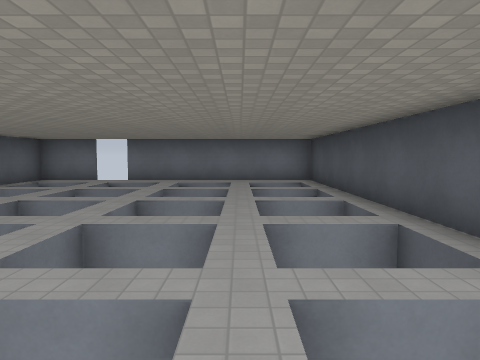
[1] (above)

22 first-person views from a walk through a level from a Godot 3-D game. The camera is 1.5 m above the floor, tilts 4° down and sees 70° across. The floor is counted in squares, 2 m on a side. Each view is taken from the middle of a square. On the plan, view 1 faces up. The plan holds only what a view shows up to about 11 squares ahead; the rest is blank. Surface patterns are stand-ins for the level's own textures.

[2]
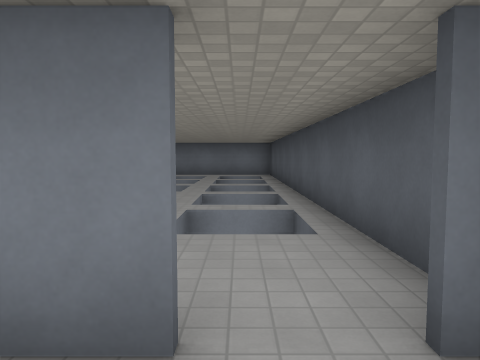

[3]
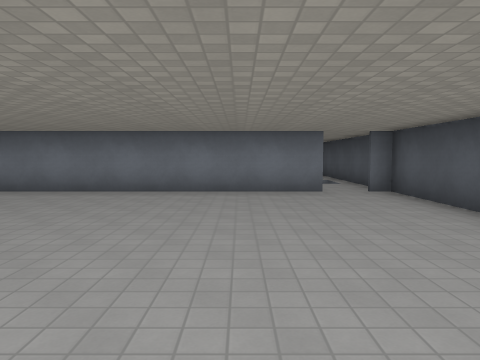

[4]
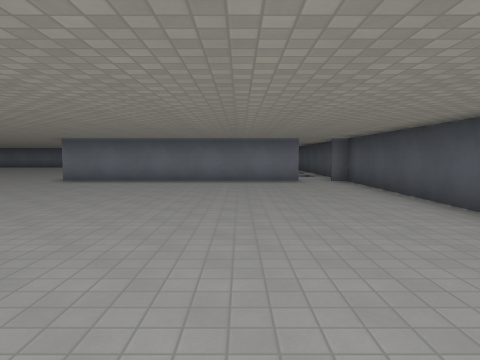

[5]
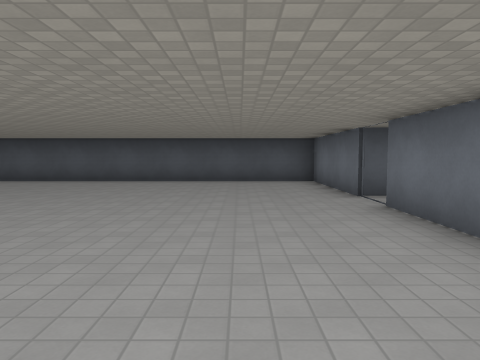

[6]
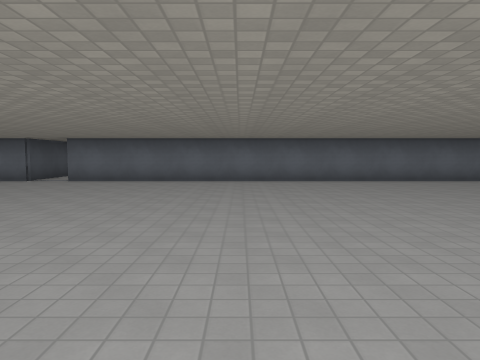

[7]
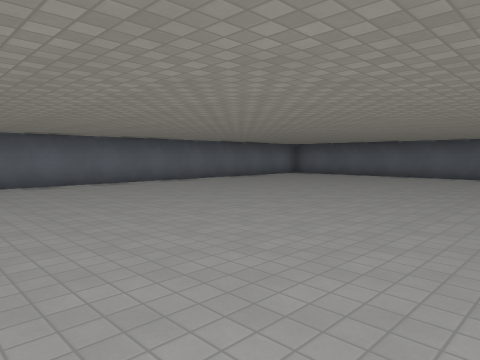

[8]
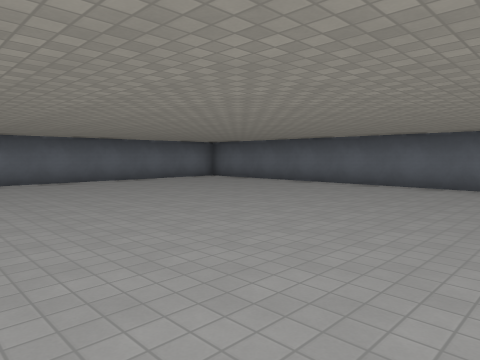

[9]
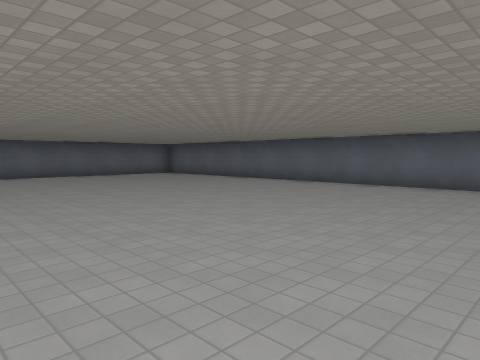

[10]
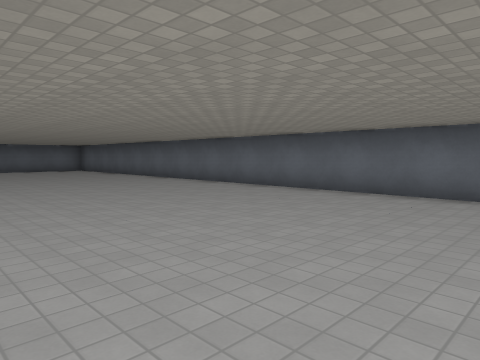

[11]
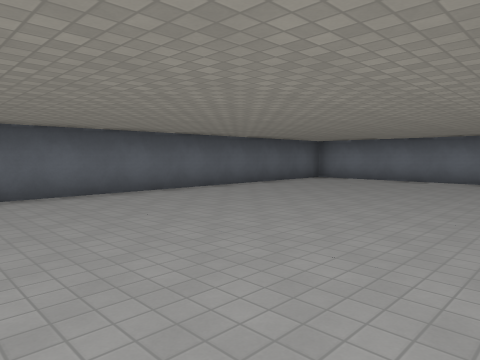

[12]
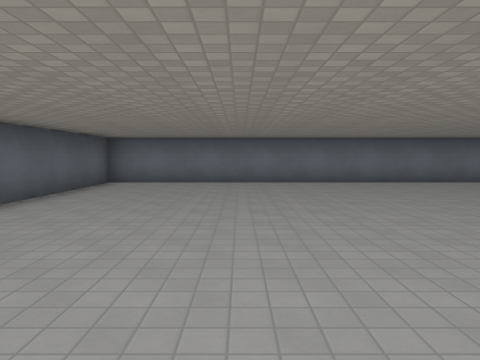

[13]
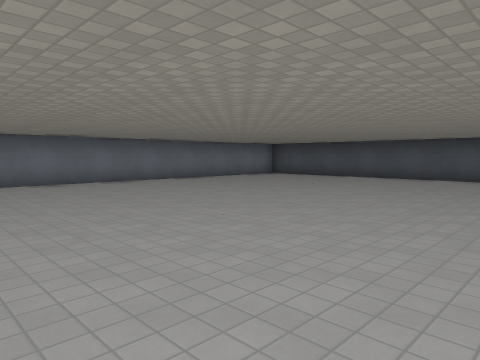

[14]
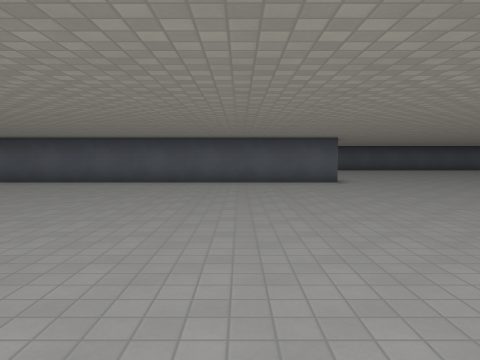

[15]
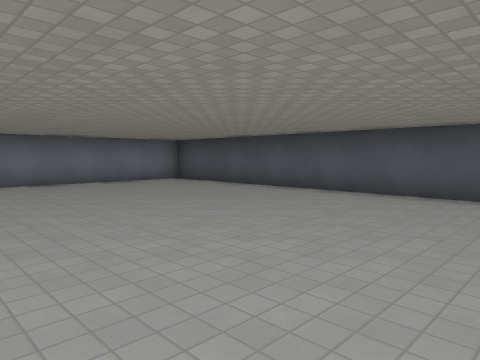

[16]
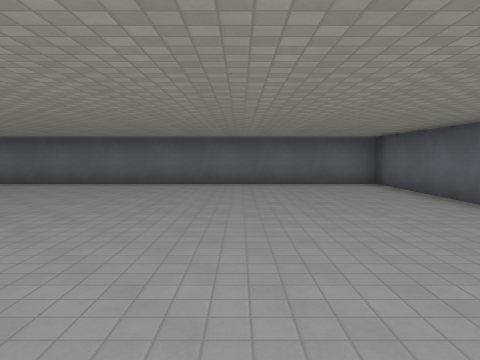

[17]
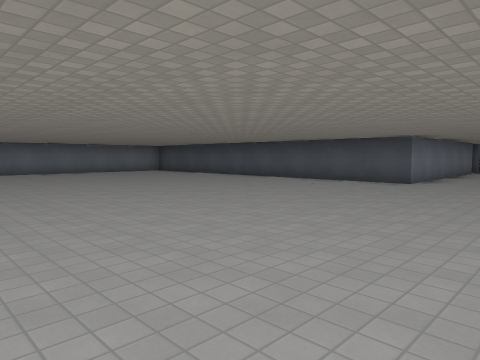

[18]
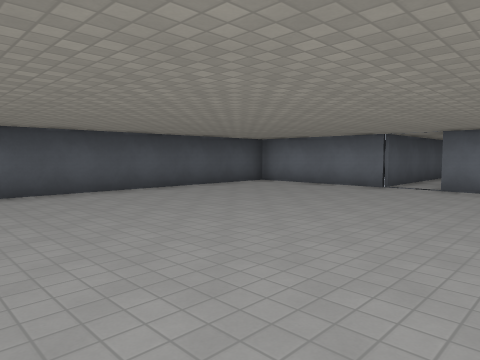

[19]
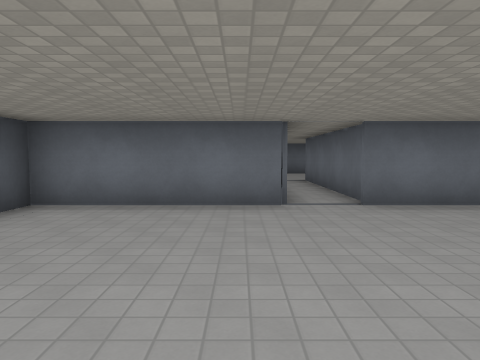

[20]
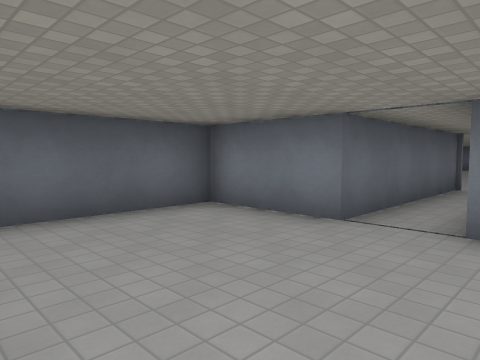

[21]
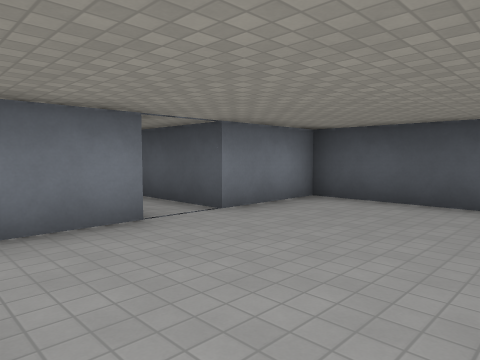

[22]
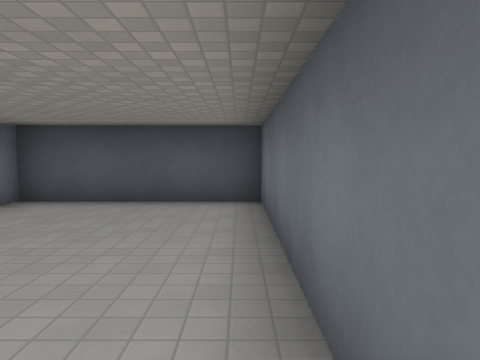

### Floor plan
Points are (right, up) in squares from view 1. A wall is a line through its corners. A room is listed if a view was taken in it or the views show most of it. See-through windows are left out.
Room 1 (view 1)
walls: (2.2, -0.9) (2.2, 0.6)
ways out: opening at (1, -2) to room 2; opening at (0, 1); opening at (2, 1)
Room 2 (views 2, 3, 4, 5, 6, 7, 8, 9, 10, 11, 12, 13, 14, 15, 16, 17, 18, 19)
walls: (0.9, -1.8) (-6.3, -1.8) (-6.3, 9.9); (-7, 10.7) (-22.7, 10.7) (-22.7, -14.2) (-3, -14.2) (-3, -19.4); (-1.7, -19.4) (-1.7, -14.2) (2.2, -14.2) (2.2, -1.8) (1.8, -1.8)
ways out: opening at (1, -2) to room 1; opening at (-2, -19) to room 3
Room 3 (views 20, 21, 22)
walls: (-3, -19.4) (-5.3, -19.4) (-5.3, -22.2); (-4.6, -23.4) (0.6, -23.4) (0.6, -19.4) (-1.7, -19.4)
ways out: opening at (-2, -19) to room 2

Positions as (right, up) in squares from view 1, and headings:
1: (0, 0), facing up
2: (1, -3), facing up
3: (-1, -9), facing up
4: (-1, -12), facing up
5: (-8, -12), facing right
6: (-8, -4), facing down
7: (-10, -5), facing down-left
8: (-14, -4), facing down-left
9: (-14, -1), facing down-left
10: (-16, 4), facing down-left
11: (-16, 0), facing up-left
12: (-19, 1), facing up
13: (-18, 1), facing up-right
14: (-16, 1), facing right
15: (-13, 1), facing up-right
16: (-19, -5), facing down
17: (-16, -5), facing up-right
18: (-5, -6), facing down-right
19: (-1, -9), facing down
20: (-1, -23), facing up-left
21: (-5, -23), facing up-right
22: (-5, -23), facing right
